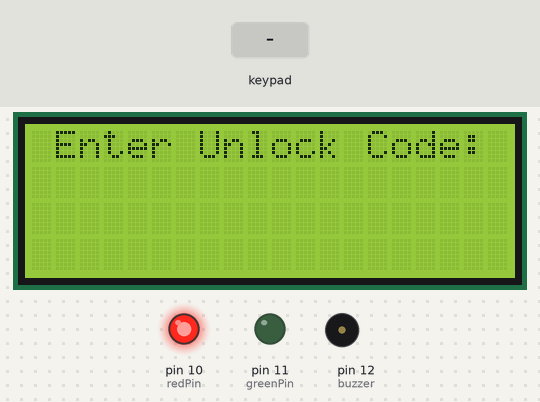
A sketch run on a simulated Arduino Uno, built with avr-gcc and run on an emulated ATmega328P. On the bench: 20×4 character LCD, output pins drawn as LEDs (lit = HIGH), buzzer (waves = sounding, pin HIGH). The inputs (shaded band) are chosen by the test bench.

Above: at 5.4 s.
5.5 s: keypad keys 1 4 1 pressed 0.4 s apart
At 8.4 s:
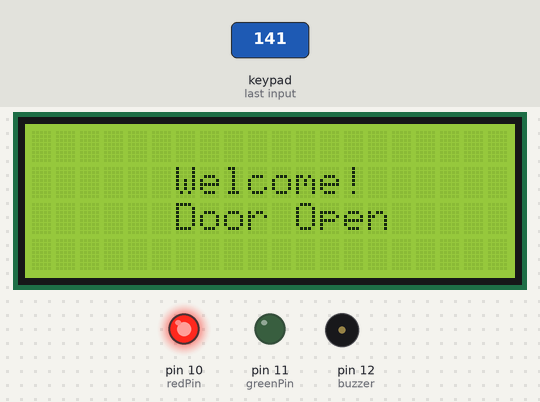
9.7 s: key '*' pressed
At 12.6 s:
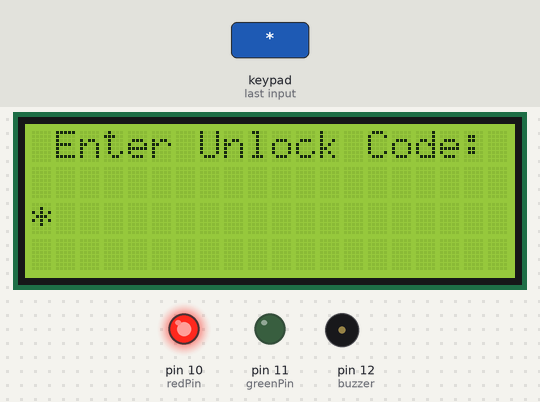
12.7 s: key '#' pressed
At 14.8 s:
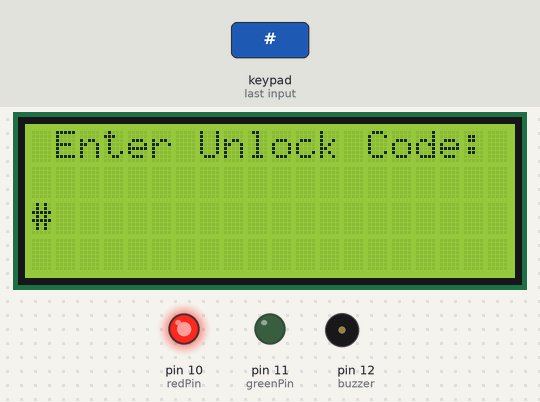
15.7 s: keypad keys 6 7 8 9 pressed 0.4 s apart
At 18.8 s:
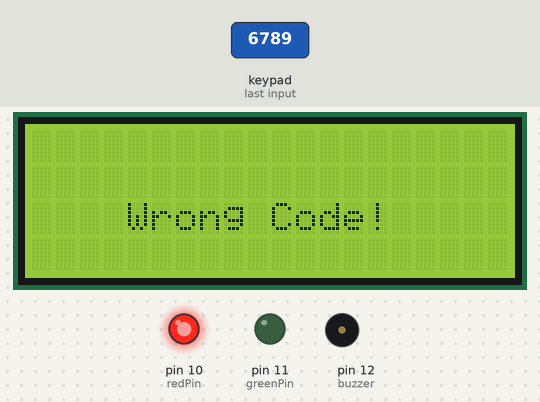
20.3 s: keypad keys 1 4 1 # pressed 0.4 s apart
At 27.1 s:
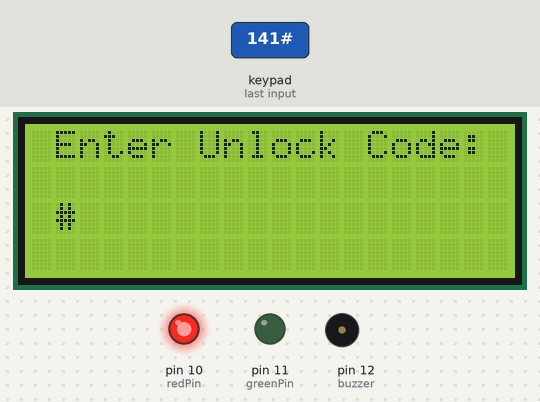
Timing chart, 0 to 27.5 s (numbered marks = the images above; inputs shaded):
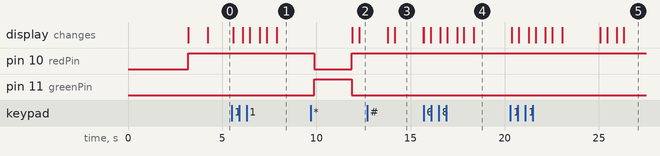

Measured:
- after the input at 5.5 s, the display: first changes after 0.08 s (image 1 shows a later state)
- after the input at 9.7 s, the display: first differs from a run without the input after 2.6 s (image 2)
- after the input at 12.7 s, the display: first differs from a run without the input after 1.5 s (image 3)
- after the input at 15.7 s, the display: first changes after 0.36 s (image 4 shows a later state)
- what the display in image 3 shows lasts 1.5 s, from 14.2 s to 15.7 s

The sketch:

codeforlock.ino
```cpp
#include<Keypad.h>
#include <Wire.h>
#include <LiquidCrystal_I2C.h>

LiquidCrystal_I2C lcd(0x3F,20,4);

char keys[4][3]={
 {'1','2','3'},
 {'4','5','6'},
 {'7','8','9'},
 {'*','0','#'}};

byte rowPin[4]={6,7,8,9};
byte colPin[3]={3,4,5};

String password = "141";  // The Pin Code.
int position = 0;

int wrong = 0; // Variable to calculate the wrong inputs.

int redPin = 10;
int greenPin = 11;
int buzzer = 12;

Keypad keypad=Keypad(makeKeymap(keys),rowPin,colPin,4,3);
// MAPPING THE KEYPAD.


int total = 0; // Variable to determine the number of wrong attempts.

void setup()
{

 pinMode(redPin,OUTPUT);
 pinMode(greenPin,OUTPUT);
 pinMode(buzzer, OUTPUT);

lcd.init(); //lcd startup
lcd.init();
lcd.backlight();
lcd.print("     Keypad code     ");
lcd.setCursor(0,1);
lcd.print("   Locking System   ");
lcd.setCursor(0,2);
lcd.print("         By:        ");
lcd.setCursor(0,3);
lcd.print("   GROUP11   ");
delay(3000);
lcd.clear();
setLocked(true);
delay(20);
}

void loop()
{

  lcd.clear();
  lcd.print(" Enter Unlock Code: ");
  delay(100);

 char pressed=keypad.getKey();
 String key[3];

 if(pressed)
 {
  lcd.clear();
  lcd.print(" Enter Unlock Code: ");
  lcd.setCursor(position,2);
  lcd.print(pressed);
  delay(500);
    if(pressed == '*' || pressed == '#')
      {
          position = 0;
          setLocked(true);
          lcd.clear();
      }

    else if(pressed == password[position])
      {
          key[position]=pressed;
          position++;
      }

    else if (pressed != password[position] )
      {
          wrong++;
          position ++;
      }

    if(position == 3){
          if( wrong >0)
            {
                total++;
                wrong = 0;
                position = 0;
                lcd.clear();
                lcd.setCursor(0,2);
                lcd.print("    Wrong Code!     ");
                delay(1000);
                setLocked(true);
            }

          else if(position == 3 && wrong == 0)
            {
                position = 0;
                wrong = 0;
                lcd.clear();
                lcd.setCursor(0,1);
                lcd.print("      Welcome!     ");
                lcd.setCursor(5,2);
                lcd.print(" Door Open");
                delay(2000);
                setLocked(false);
            }

             if(total ==3)
            {
                total=0;
                buzzer_beep();
                delay(500);
            }

        }

   }


}

void setLocked(int locked)
  {
    if (locked)
      {
          digitalWrite(redPin, HIGH);
          digitalWrite(greenPin, LOW);
          delay(1000);
      }
    else
      {
          digitalWrite(redPin, LOW);
          digitalWrite(greenPin, HIGH);
          delay(2000);
          digitalWrite(redPin, HIGH);
          digitalWrite(greenPin, LOW);
      }
  }
void buzzer_beep()
{
   lcd.clear();
   lcd.setCursor(0,1);
   lcd.print("    WARNING  !!!!   ");
   lcd.setCursor(0,2);
   lcd.print("   Access Denied");
   for (int i=0;i<10;i++){
   digitalWrite(buzzer,HIGH);
   delay(1000);
   digitalWrite(buzzer,LOW);
   delay(1000);
   }
}
```
